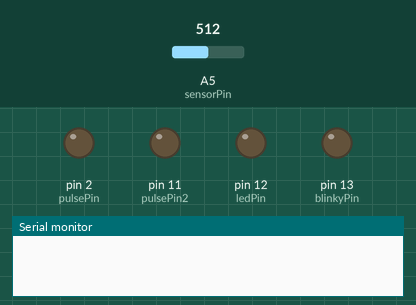
This program was run on a simulated Arduino Uno, built with avr-gcc and run on an emulated ATmega328P. Parts: output pins drawn as LEDs (lit = HIGH), the last lines printed to the serial monitor. The test bench sets the inputs (shaded band); at power-on: A5 (sensorPin) = 512.

Above: at 2.5 s.
At 5.05 s:
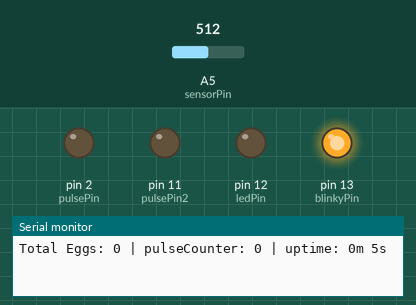
Timing chart, 0 to 6.5 s (numbered marks = the images above):
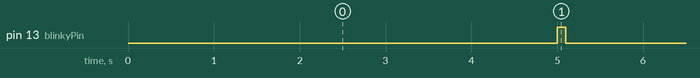

The program:

main.cpp
```cpp
#include <Arduino.h>

int prevPinState;
int pulseCounter = 0;
int eggsPerCycle = 6;
unsigned long totalEggs = 0;
const int beamThreshold = 600;

// pins
const int sensorPin = A5;
const int pulsePin = 2;
const int pulsePin2 = 11;
const int ledPin = 12;
const int blinkyPin = 13;

// Timing
unsigned long prevCheck = 0;
unsigned long prevBlink = 0;
unsigned long prevDiagnostic = 0;

// intervals
const unsigned long checkInterval = 50;
const unsigned long blinkInterval = 50;
const unsigned long diagnosticInterval = 5000;

int pulseState = LOW;

void setup() {
  pinMode(sensorPin, INPUT);
  pinMode(pulsePin, OUTPUT);
  pinMode(pulsePin2, OUTPUT);
  pinMode(ledPin, OUTPUT);
  pinMode(blinkyPin, OUTPUT);
  Serial.begin(115200);
  prevPinState = analogRead(sensorPin);
}

void loop() {
  unsigned long now = millis();

  // check input every 10 ms
  if (now - prevCheck >= checkInterval) {
    prevCheck = now;
    int pinState = analogRead(sensorPin);
    // Serial.println(pinState);

    // difference greater than threshold
    int diff = prevPinState - pinState;
    // Serial.print("diff");
    // Serial.println(diff);
    if (diff > beamThreshold) {
      pulseCounter += eggsPerCycle;
      totalEggs += eggsPerCycle;
      // Serial.println(eggsPerCycle);
      // Serial.println(pulseCounter);
    }
    prevPinState = pinState;

    // shows status of beam. High beam broken, Low beam shining through
    if (abs(diff) > beamThreshold)
      digitalWrite(ledPin, !digitalRead(ledPin));
  }

  // Handle pulsing
  if (pulseCounter > 0 && (now - prevBlink >= blinkInterval)) {
    prevBlink = now;

    // Toggle counter on rotem
    pulseState = !pulseState;

    digitalWrite(pulsePin, pulseState);
    digitalWrite(pulsePin2, pulseState);

    if (pulseState == LOW) {
      pulseCounter--;
      // Serial.println(pulseCounter);
    }
  }

  // Diagnostic output every 5 seconds
  if (now - prevDiagnostic >= diagnosticInterval) {
    prevDiagnostic = now;

    // Toggle blinkyPin
    digitalWrite(blinkyPin, HIGH);

    if (Serial) { // Only print if Serial is connected
      Serial.print("Total Eggs: ");
      Serial.print(totalEggs);
      Serial.print(" | pulseCounter: ");
      Serial.print(pulseCounter);
      Serial.print(" | uptime: ");
      unsigned long uptimeSeconds = now / 1000;
      unsigned long minutes = uptimeSeconds / 60;
      unsigned long seconds = uptimeSeconds % 60;
      Serial.print(minutes);
      Serial.print("m ");
      Serial.print(seconds);
      Serial.println("s");
    }

    delay(100);
    digitalWrite(blinkyPin, LOW);
  }

  delay(1);
}
```

Measured:
- by itself, pin 13 (blinkyPin): alternates HIGH for 0.10 s and LOW for 4.9 s
